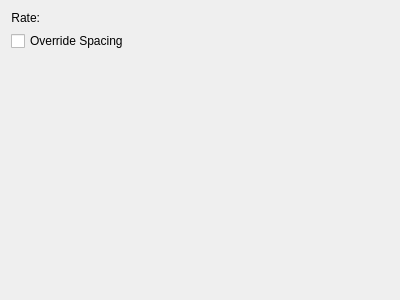
<?xml version="1.0" encoding="UTF-8"?>
<ui version="4.0">
 <class>WdgAirbrush</class>
 <widget class="QWidget" name="WdgAirbrush">
  <property name="geometry">
   <rect>
    <x>0</x>
    <y>0</y>
    <width>400</width>
    <height>300</height>
   </rect>
  </property>
  <layout class="QGridLayout" name="gridLayout_2">
   <item row="0" column="0">
    <layout class="QGridLayout" name="gridLayout">
     <property name="leftMargin">
      <number>0</number>
     </property>
     <property name="topMargin">
      <number>0</number>
     </property>
     <property name="rightMargin">
      <number>0</number>
     </property>
     <property name="bottomMargin">
      <number>0</number>
     </property>
     <property name="horizontalSpacing">
      <number>5</number>
     </property>
     <property name="verticalSpacing">
      <number>0</number>
     </property>
     <item row="0" column="0">
      <widget class="QLabel" name="rateLbl">
       <property name="text">
        <string>Rate:</string>
       </property>
       <property name="alignment">
        <set>Qt::AlignRight|Qt::AlignTrailing|Qt::AlignVCenter</set>
       </property>
      </widget>
     </item>
     <item row="0" column="1">
      <widget class="KisDoubleSliderSpinBox" name="sliderRate" native="true">
       <property name="sizePolicy">
        <sizepolicy hsizetype="Expanding" vsizetype="Minimum">
         <horstretch>0</horstretch>
         <verstretch>0</verstretch>
        </sizepolicy>
       </property>
      </widget>
     </item>
    </layout>
   </item>
   <item row="2" column="0">
    <spacer name="verticalSpacer">
     <property name="orientation">
      <enum>Qt::Vertical</enum>
     </property>
     <property name="sizeHint" stdset="0">
      <size>
       <width>20</width>
       <height>40</height>
      </size>
     </property>
    </spacer>
   </item>
   <item row="1" column="0">
    <widget class="QCheckBox" name="checkBoxIgnoreSpacing">
     <property name="text">
      <string>Override Spacing</string>
     </property>
    </widget>
   </item>
  </layout>
 </widget>
 <customwidgets>
  <customwidget>
   <class>KisDoubleSliderSpinBox</class>
   <extends>QWidget</extends>
   <header>kis_slider_spin_box.h</header>
   <container>1</container>
  </customwidget>
 </customwidgets>
 <resources/>
 <connections/>
</ui>
